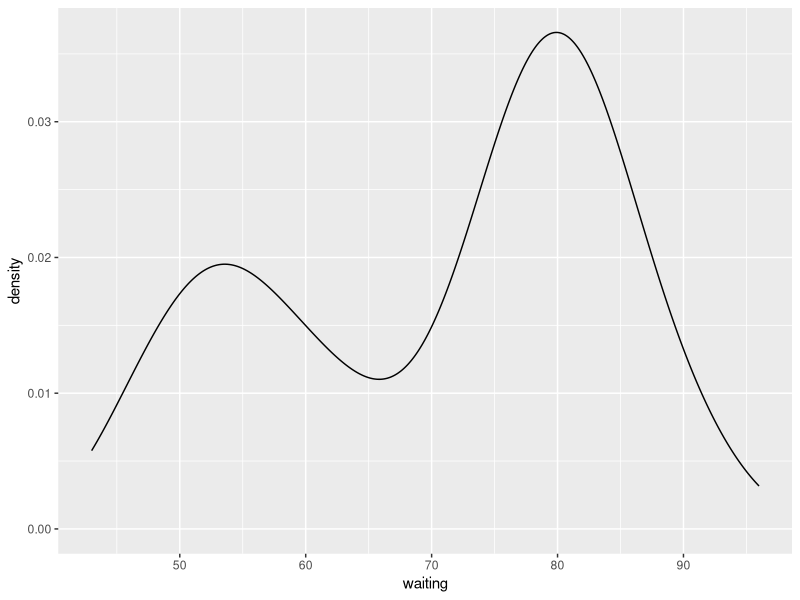
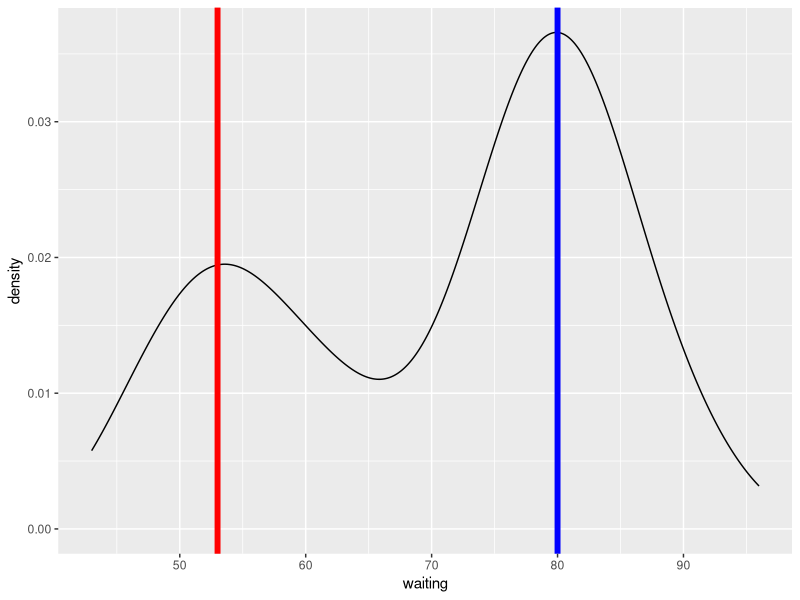
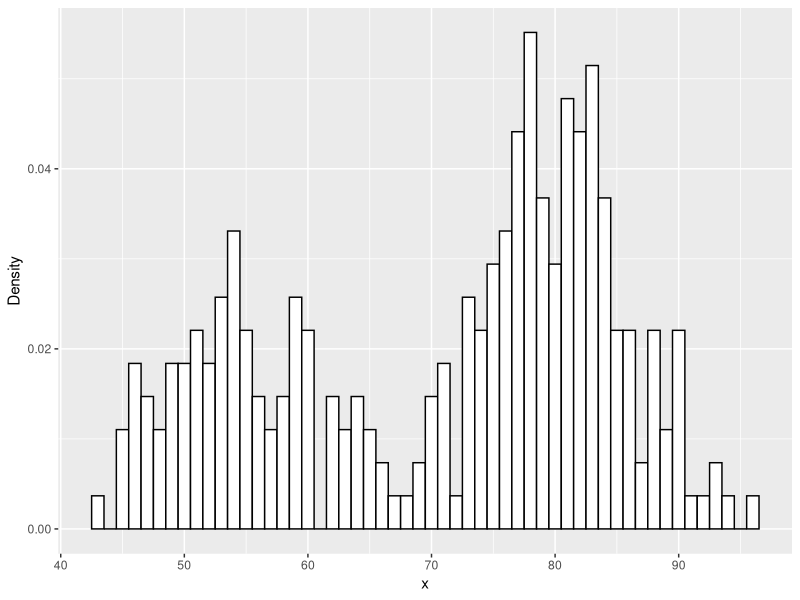
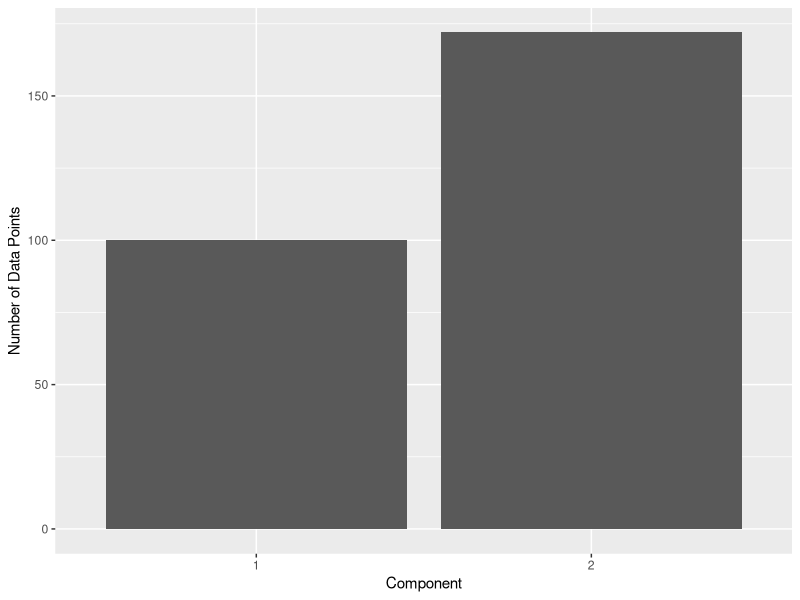
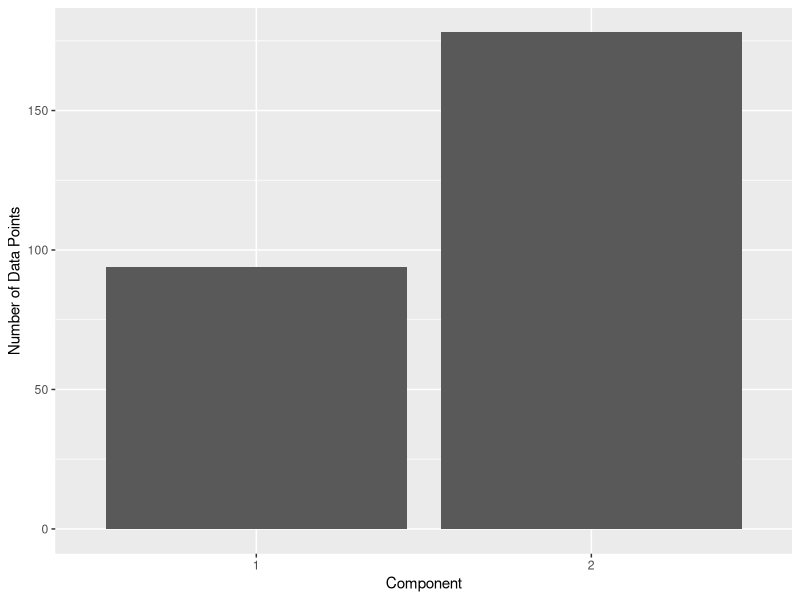

Reproduce these figures in R, in order.
## ---- chunk 1
library("knitr")
knitr::opts_chunk$set(fig.path='{{ site.url }}/assets/mixture-model-')
## ---- chunk 2
library("ggplot2")
library("dplyr")

options(scipen = 999)

p <- ggplot(faithful, aes(x = waiting)) +
  geom_density()
p
## ---- chunk 3
head(faithful)
## ---- chunk 4
p + 
  geom_vline(xintercept = 53, col = "red", size = 2) + 
  geom_vline(xintercept = 80, col = "blue", size = 2)
## ---- chunk 5
library("mixtools")

#' Plot a Mixture Component
#' 
#' @param x Input data
#' @param mu Mean of component
#' @param sigma Standard deviation of component
#' @param lam Mixture weight of component
plot_mix_comps <- function(x, mu, sigma, lam) {
  lam * dnorm(x, mu, sigma)
}

set.seed(1)
wait <- faithful$waiting
mixmdl <- normalmixEM(wait, k = 2)

data.frame(x = mixmdl$x) %>%
  ggplot() +
  geom_histogram(aes(x, ..density..), binwidth = 1, colour = "black", 
                 fill = "white") +
  stat_function(geom = "line", fun = plot_mix_comps,
                arg = list(mixmdl$mu[1], mixmdl$sigma[1], lam = mixmdl$lambda[1]),
                colour = "red", lwd = 1.5) +
  stat_function(geom = "line", fun = plot_mix_comps,
                arg = list(mixmdl$mu[2], mixmdl$sigma[2], lam = mixmdl$lambda[2]),
                colour = "blue", lwd = 1.5) +
  ylab("Density")
## ---- chunk 6
mixmdl$mu
## ---- chunk 7
mixmdl$sigma
## ---- chunk 8
mixmdl$lambda
## ---- chunk 9
post.df <- as.data.frame(cbind(x = mixmdl$x, mixmdl$posterior))
head(post.df, 10)  # Retrieve first 10 rows
## ---- chunk 10
post.df %>%
  filter(x > 66, x < 68)
## ---- chunk 11
post.df %>%
  mutate(label = ifelse(comp.1 > 0.3, 1, 2)) %>% 
  ggplot(aes(x = factor(label))) +
  geom_bar() +
  xlab("Component") +
  ylab("Number of Data Points")
## ---- chunk 12
post.df %>%
  mutate(label = ifelse(comp.1 > 0.8, 1, 2)) %>%
  ggplot(aes(x = factor(label))) +
  geom_bar() +
  xlab("Component") +
  ylab("Number of Data Points")
